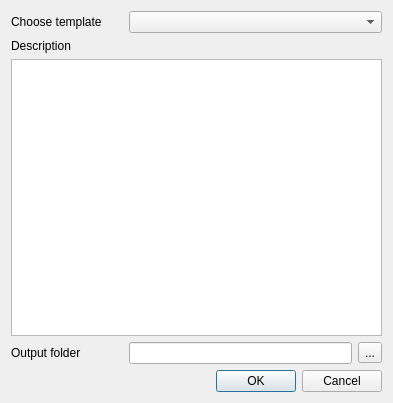
<?xml version="1.0" encoding="UTF-8"?>
<ui version="4.0">
 <class>DlgGenerateReport</class>
 <widget class="QDialog" name="DlgGenerateReport">
  <property name="geometry">
   <rect>
    <x>0</x>
    <y>0</y>
    <width>393</width>
    <height>403</height>
   </rect>
  </property>
  <property name="windowTitle">
   <string>Generate Compound Report</string>
  </property>
  <layout class="QGridLayout" name="gridLayout">
   <item row="1" column="0">
    <widget class="QLabel" name="label_2">
     <property name="text">
      <string>Description</string>
     </property>
    </widget>
   </item>
   <item row="3" column="0">
    <widget class="QLabel" name="label_3">
     <property name="text">
      <string>Output folder</string>
     </property>
    </widget>
   </item>
   <item row="3" column="1" colspan="2">
    <widget class="QLineEdit" name="output_dir_le">
     <property name="readOnly">
      <bool>true</bool>
     </property>
    </widget>
   </item>
   <item row="3" column="3">
    <widget class="QToolButton" name="browse_dir_tb">
     <property name="toolTip">
      <string>Select output folder</string>
     </property>
     <property name="text">
      <string>...</string>
     </property>
    </widget>
   </item>
   <item row="4" column="0" colspan="4">
    <widget class="QDialogButtonBox" name="buttonBox">
     <property name="orientation">
      <enum>Qt::Horizontal</enum>
     </property>
     <property name="standardButtons">
      <set>QDialogButtonBox::Cancel|QDialogButtonBox::Ok</set>
     </property>
    </widget>
   </item>
   <item row="1" column="1" colspan="3">
    <widget class="QLabel" name="description_lbl">
     <property name="text">
      <string/>
     </property>
     <property name="scaledContents">
      <bool>true</bool>
     </property>
     <property name="wordWrap">
      <bool>true</bool>
     </property>
    </widget>
   </item>
   <item row="0" column="0">
    <widget class="QLabel" name="label">
     <property name="maximumSize">
      <size>
       <width>16777215</width>
       <height>16777215</height>
      </size>
     </property>
     <property name="text">
      <string>Choose template</string>
     </property>
    </widget>
   </item>
   <item row="0" column="1" colspan="3">
    <widget class="QComboBox" name="template_cbo">
     <property name="sizePolicy">
      <sizepolicy hsizetype="Expanding" vsizetype="Fixed">
       <horstretch>0</horstretch>
       <verstretch>0</verstretch>
      </sizepolicy>
     </property>
    </widget>
   </item>
   <item row="2" column="0" colspan="4">
    <widget class="QTableView" name="dataset_scope_tv">
     <property name="selectionMode">
      <enum>QAbstractItemView::SingleSelection</enum>
     </property>
     <property name="selectionBehavior">
      <enum>QAbstractItemView::SelectRows</enum>
     </property>
     <attribute name="horizontalHeaderMinimumSectionSize">
      <number>60</number>
     </attribute>
     <attribute name="horizontalHeaderStretchLastSection">
      <bool>true</bool>
     </attribute>
     <attribute name="verticalHeaderCascadingSectionResizes">
      <bool>true</bool>
     </attribute>
    </widget>
   </item>
  </layout>
 </widget>
 <resources/>
 <connections>
  <connection>
   <sender>buttonBox</sender>
   <signal>accepted()</signal>
   <receiver>DlgGenerateReport</receiver>
   <slot>accept()</slot>
   <hints>
    <hint type="sourcelabel">
     <x>248</x>
     <y>254</y>
    </hint>
    <hint type="destinationlabel">
     <x>157</x>
     <y>274</y>
    </hint>
   </hints>
  </connection>
  <connection>
   <sender>buttonBox</sender>
   <signal>rejected()</signal>
   <receiver>DlgGenerateReport</receiver>
   <slot>reject()</slot>
   <hints>
    <hint type="sourcelabel">
     <x>316</x>
     <y>260</y>
    </hint>
    <hint type="destinationlabel">
     <x>286</x>
     <y>274</y>
    </hint>
   </hints>
  </connection>
 </connections>
</ui>
